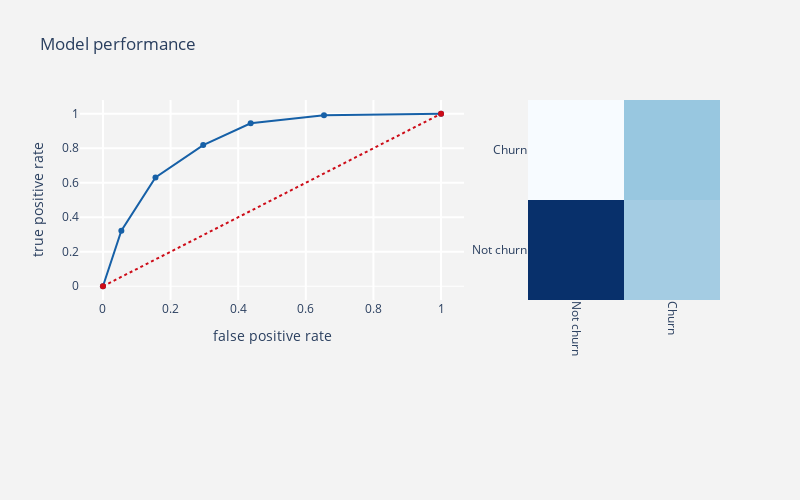

The code cell stored with this chart in its notebook:
### Markdown cell above
RandomUnderSampling

### Code cell
cols    = [i for i in telcom.columns if i not in Id_col+target_col]
rus_X = telcom[cols]
rus_Y = telcom[target_col]

#Split train and test data
rus_train_X,rus_test_X,rus_train_Y,rus_test_Y = train_test_split(rus_X,rus_Y,
                                                                         test_size = .3 ,
                                                                         random_state = 0)

# Define the undersampler 
us = RandomUnderSampler(sampling_strategy='majority') 
# Undersample the data 
us_rus_X,us_rus_Y = us.fit_resample(rus_train_X,rus_train_Y) 
us_rus_X = pd.DataFrame(data = us_rus_X,columns=cols)
us_rus_Y = pd.DataFrame(data = us_rus_Y,columns=target_col)

   
telecom_churn_prediction_alg(knn,us_rus_X,test_X,
                             us_rus_Y,test_Y,threshold_plot = True)
name = "RandomUnderSampler_KNN"
table = Return_Analisys(knn,us_rus_X,test_X,us_rus_Y,test_Y,table,name)

### Figure 1 — Plotly figure (JSON) as saved in the notebook; plotly's stock layout.template omitted (floating-point values rounded to 4 significant figures)
{"data": [{"line": {"color": "rgb(22, 96, 167)", "width": 2}, "name": "Roc : 0.7609186892422585", "type": "scatter", "x": [0, 0.05442, 0.1554, 0.2965, 0.4369, 0.6538, 1], "y": [0, 0.3224, 0.6306, 0.8184, 0.9449, 0.9918, 1]}, {"line": {"color": "rgb(205, 12, 24)", "dash": "dot", "width": 2}, "type": "scatter", "x": [0, 1], "y": [0, 1]}, {"colorscale": [[0, "rgb(247,251,255)"], [0.125, "rgb(222,235,247)"], [0.25, "rgb(198,219,239)"], [0.375, "rgb(158,202,225)"], [0.5, "rgb(107,174,214)"], [0.625, "rgb(66,146,198)"], [0.75, "rgb(33,113,181)"], [0.875, "rgb(8,81,156)"], [1, "rgb(8,48,107)"]], "name": "matrix", "showscale": false, "type": "heatmap", "x": ["Not churn", "Churn"], "xaxis": "x2", "y": ["Not churn", "Churn"], "yaxis": "y2", "z": [[892, 376], [89, 401]]}], "layout": {"autosize": false, "height": 500, "margin": {"b": 200}, "paper_bgcolor": "rgb(243,243,243)", "plot_bgcolor": "rgb(243,243,243)", "showlegend": false, "title": {"text": "Model performance"}, "width": 800, "xaxis": {"domain": [0, 0.6], "gridcolor": "rgb(255, 255, 255)", "gridwidth": 2, "ticklen": 5, "title": {"text": "false positive rate"}}, "xaxis2": {"domain": [0.7, 1], "gridcolor": "rgb(255, 255, 255)", "tickangle": 90}, "yaxis": {"gridcolor": "rgb(255, 255, 255)", "gridwidth": 2, "ticklen": 5, "title": {"text": "true positive rate"}, "zerolinewidth": 1}, "yaxis2": {"anchor": "x2", "gridcolor": "rgb(255, 255, 255)"}}}
